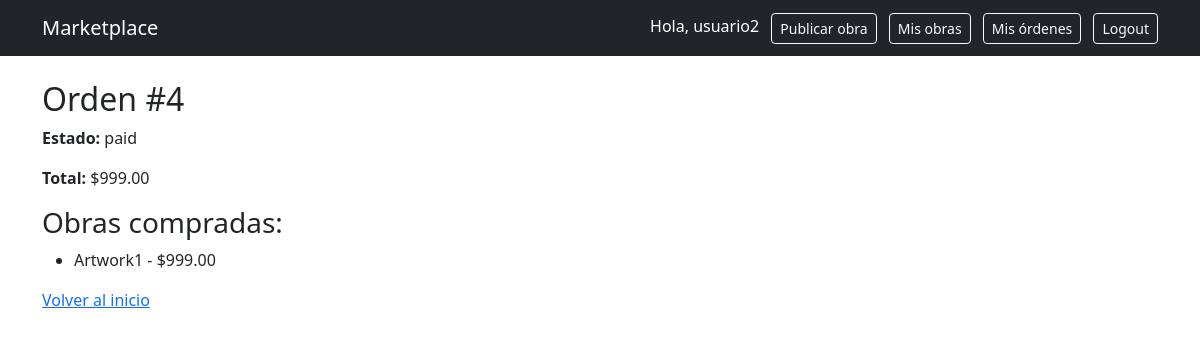
Page /orders/4/ (signed in) on the committed database.
### accounts/models.py (models this page shows)
class User(AbstractUser):
    ROLE_CHOICES = (
        ('buyer', 'Buyer'),
        ('artist', 'Artist'),
    )
    role = models.CharField(max_length=10, choices=ROLE_CHOICES, default='buyer')

### orders/models.py (models this page shows, shortened)
class Order(models.Model):
    STATUS_CHOICES = (
        ('pending', 'Pending'),
        ('paid', 'Paid'),
        ('shipped', 'Shipped'),
    )
    user = models.ForeignKey(User, on_delete=models.CASCADE)
    status = models.CharField(max_length=10, choices=STATUS_CHOICES, default='pending')
    total = models.DecimalField(max_digits=10, decimal_places=2)
    shipping_address = models.TextField()
    tracking_number = models.CharField(max_length=100, blank=True, null=True)

class OrderItem(models.Model):
    order = models.ForeignKey(Order, on_delete=models.CASCADE)
    artwork = models.ForeignKey(Artwork, on_delete=models.CASCADE)
    price = models.DecimalField(max_digits=10, decimal_places=2)

### marketplace/models.py (models this page shows, shortened)
class Artwork(models.Model):
    artist = models.ForeignKey(User, on_delete=models.CASCADE)
    title = models.CharField(max_length=200)
    description = models.TextField()
    price = models.DecimalField(max_digits=10, decimal_places=2)
    category = models.ForeignKey(Category, on_delete=models.SET_NULL, null=True)
    image = models.ImageField(upload_to='artworks/', null=True, blank=True)
    stock = models.IntegerField(default=1)
    is_available = models.BooleanField(default=True)

### orders/views.py (the view)
# urls.py: path('<int:pk>/', views.order_detail, name='order_detail'),
def order_detail(request, pk):
    order = get_object_or_404(Order, pk=pk)
    return render(request, 'orders/detail.html', {'order': order})

### orders/templates/orders/detail.html
{% extends "base.html" %}
{% block content %}
<h2>Orden #{{ order.id }}</h2>
<p><strong>Estado:</strong> {{ order.status }}</p>
<p><strong>Total:</strong> ${{ order.total }}</p>
<h3>Obras compradas:</h3>
<ul>
    {% for item in order.orderitem_set.all %}
        <li>
            {{ item.artwork.title }} - ${{ item.price }}
        </li>
    {% empty %}
        <li>No hay productos en esta orden</li>
    {% endfor %}
</ul>
<a href="/">Volver al inicio</a>
{% endblock %}

### templates/base.html (shortened to what this page needs)
<!DOCTYPE html>
<html lang="es">
<head>
    <link href="https://cdn.jsdelivr.net/npm/bootstrap@5.3.0/dist/css/bootstrap.min.css" rel="stylesheet">
</head>
<body>
<nav class="navbar navbar-expand-lg navbar-dark bg-dark">
    <div class="container">
        <a class="navbar-brand" href="/">Marketplace</a>
        <div>
            {% if user.is_authenticated %}
                <span class="text-white me-2">Hola, {{ user.username }}</span>
                {% if user.role == 'artist' %}
                    <a class="btn btn-outline-light btn-sm me-2" href="{% url 'create_artwork' %}">
                        Publicar obra
                    </a>
                    <a class="btn btn-outline-light btn-sm me-2" href="{% url 'my_artworks' %}">
                        Mis obras
                    </a>
                {% endif %}
                <a class="btn btn-outline-light btn-sm me-2" href="{% url 'order_list' %}">Mis órdenes</a>
                <a class="btn btn-outline-light btn-sm" href="{% url 'logout' %}">Logout</a>
            {% else %}
                <a class="btn btn-outline-light btn-sm me-2" href="{% url 'login' %}">Login</a>
                <a class="btn btn-light btn-sm" href="{% url 'register' %}">Registro</a>
            {% endif %}
        </div>
    </div>
</nav>
<div class="container mt-4">
    {% block content %}
    {% endblock %}
</div>
</body>
</html>

### rows in the picture
User: username "usuario2"
Order: id "4", status "paid", total "999.00"
OrderItem: artwork "Artwork1", price "999.00"
